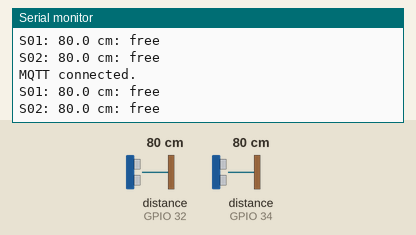
Simulated run of this sketch. Board: ESP32. On the bench: the last lines printed to the serial monitor. Wiring (inferred from the names in the program): 2 × ultrasonic range finder: trigger GPIO 13, echo GPIO 32 / trigger GPIO 27, echo GPIO 34. Inputs (shaded band) come from the test bench; at power-on: distance to the obstacle (sensors on GPIO 32, GPIO 34) 80 cm. The echo pulse lasts 58.3 µs per cm; WiFi joins after 1.5 s; servers stay silent unless stated; the local clock reads 2024-03-15 10:24:30 at power-on unless the sketch sets it; no MQTT or app messages arrive unless stated.

Above: at 2.3 s.
2.4 s: distance to the obstacle (sensor on GPIO 32) set to 2 cm
At 7.0 s:
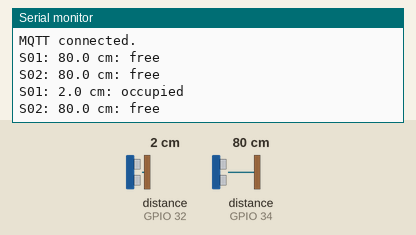
12.3 s: distance to the obstacle (sensor on GPIO 34) set to 2 cm
At 17.4 s:
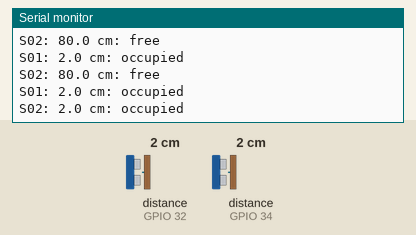
17.6 s: distance to the obstacle (sensor on GPIO 32) set to 4 cm
At 22.6 s:
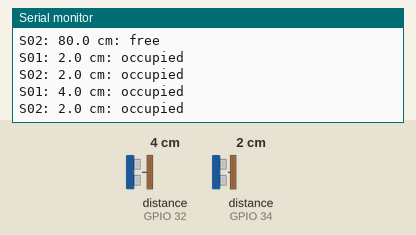
22.9 s: distance to the obstacle (sensor on GPIO 34) set to 4 cm
At 28.0 s:
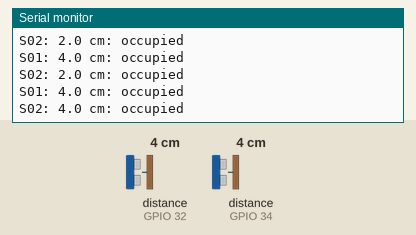

Measured:
- after the input at 2.4 s, the serial monitor: prints a new line after 4.2 s (image 1)
- after the input at 12.3 s, the serial monitor: prints a new line after 4.3 s (image 2)
- after the input at 17.6 s, the serial monitor: prints a new line after 4.0 s (image 3)
- after the input at 22.9 s, the serial monitor: prints a new line after 3.7 s (image 4)

The sketch:

public-parking.ino
```cpp
#include <WiFi.h>
#include <PubSubClient.h>
#include <time.h>
#include <sys/time.h>

// Configure these locally. IOT_DEVICE_UUID must match one lot's iotDeviceUuid.
const char* WIFI_SSID = "B100M";
const char* WIFI_PASSWORD = "12345678";
const char* MQTT_HOST = "dns-my.samsam123.name.my";
const uint16_t MQTT_PORT = 48881;
const char* MQTT_USERNAME = "";
const char* MQTT_PASSWORD = "";
const char* IOT_DEVICE_UUID = "cce1259c-19bc-4904-a878-4365b41cb50b";

// Existing ESP32-WROOM-32 wiring, two ultrasonic sensors.
const byte TRIG_PINS[2] = {13, 27};
const byte ECHO_PINS[2] = {32, 34};
const char* SENSOR_IDS[2] = {"S01", "S02"};
const unsigned long SCAN_INTERVAL_MS = 5000;
const unsigned long RECONNECT_INTERVAL_MS = 5000;
const float OCCUPIED_DISTANCE_CM = 50.0f;
unsigned long lastScan = 0;
unsigned long lastReconnect = 0;
bool clockConfigured = false;
WiFiClient network;
PubSubClient mqtt(network);
char occupancyTopic[96];

float readDistance(byte sensor) {
  digitalWrite(TRIG_PINS[sensor], LOW);
  delayMicroseconds(2);
  digitalWrite(TRIG_PINS[sensor], HIGH);
  delayMicroseconds(10);
  digitalWrite(TRIG_PINS[sensor], LOW);
  const unsigned long duration = pulseIn(ECHO_PINS[sensor], HIGH, 30000UL);
  return duration == 0 ? -1.0f : duration * 0.0343f / 2.0f;
}

void publishCount(int occupiedCount, bool reliable) {
  if (!mqtt.connected()) return;
  struct timeval clockNow;
  gettimeofday(&clockNow, nullptr);
  if (clockNow.tv_sec < 1700000000) {
    Serial.println("Waiting for NTP: no occupancy is published with an unknown timestamp.");
    return;
  }
  struct tm utc;
  const time_t seconds = clockNow.tv_sec;
  gmtime_r(&seconds, &utc);
  char observedAt[32];
  snprintf(observedAt, sizeof(observedAt), "%04d-%02d-%02dT%02d:%02d:%02d.%03ldZ",
      utc.tm_year + 1900, utc.tm_mon + 1, utc.tm_mday, utc.tm_hour, utc.tm_min, utc.tm_sec,
      static_cast<long>(clockNow.tv_usec / 1000));
  char countJson[12] = "null";
  if (reliable) snprintf(countJson, sizeof(countJson), "%d", occupiedCount);
  char payload[300];
  const int length = snprintf(payload, sizeof(payload),
      "{\"iotDeviceUuid\":\"%s\",\"occupiedCount\":%s,\"observedAt\":\"%s\"}",
      IOT_DEVICE_UUID, countJson, observedAt);
  if (length <= 0 || static_cast<size_t>(length) >= sizeof(payload)) {
    Serial.println("Occupancy payload too large; not published.");
    return;
  }
  // Send one whole-lot snapshot, not +/- deltas. PubSubClient publishes at QoS 0.
  // Periodic non-retained snapshots resync after MQTT reconnects or missed messages.
  if (!mqtt.publish(occupancyTopic, payload, false)) Serial.println("Occupancy publish failed.");
}

void setup() {
  Serial.begin(115200);
  for (byte sensor = 0; sensor < 2; sensor++) {
    pinMode(TRIG_PINS[sensor], OUTPUT);
    pinMode(ECHO_PINS[sensor], INPUT);
    digitalWrite(TRIG_PINS[sensor], LOW);
  }
  snprintf(occupancyTopic, sizeof(occupancyTopic), "parkjom/parking/%s/occupancy", IOT_DEVICE_UUID);
  mqtt.setServer(MQTT_HOST, MQTT_PORT);
  mqtt.setBufferSize(512);
  mqtt.setSocketTimeout(3);
  WiFi.mode(WIFI_STA);
  WiFi.setAutoReconnect(true);
  WiFi.begin(WIFI_SSID, WIFI_PASSWORD);
  lastScan = millis() - SCAN_INTERVAL_MS;
  lastReconnect = millis() - RECONNECT_INTERVAL_MS;
  Serial.println("Two-sensor public parking publisher started.");
}

void loop() {
  const unsigned long now = millis();
  if (WiFi.status() == WL_CONNECTED) {
    if (!clockConfigured) {
      configTime(0, 0, "pool.ntp.org", "time.google.com");
      clockConfigured = true;
    }
    if (!mqtt.connected() && now - lastReconnect >= RECONNECT_INTERVAL_MS) {
      lastReconnect = now;
      const bool connected = strlen(MQTT_USERNAME) > 0
          ? mqtt.connect(IOT_DEVICE_UUID, MQTT_USERNAME, MQTT_PASSWORD) : mqtt.connect(IOT_DEVICE_UUID);
      if (connected) {
        Serial.println("MQTT connected.");
        lastScan = millis() - SCAN_INTERVAL_MS;
      }
    }
    mqtt.loop();
  }
  if (millis() - lastScan < SCAN_INTERVAL_MS) return;
  lastScan = millis();
  int occupiedCount = 0;
  bool reliable = true;
  for (byte sensor = 0; sensor < 2; sensor++) {
    const float distanceCm = readDistance(sensor);
    Serial.print(SENSOR_IDS[sensor]); Serial.print(": ");
    if (distanceCm < 0) Serial.println("NO ECHO (unknown occupancy)");
    else { Serial.print(distanceCm, 1); Serial.println(distanceCm <= OCCUPIED_DISTANCE_CM ? " cm: occupied" : " cm: free"); }
    if (distanceCm < 0) reliable = false;
    else if (distanceCm <= OCCUPIED_DISTANCE_CM) occupiedCount++;
    delay(60); // Preserve separation between the two ultrasonic pulses.
  }
  publishCount(occupiedCount, reliable);
}
```
